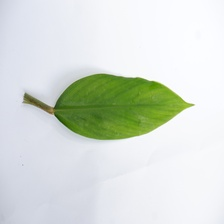
#> input picture dataset_augmented/test/Bangle/IMG_001.JPG, 224 x 224 px
$ python -i augment_pipeline.py   (imports and definitions only)
#> lines starting #> are read from the running program, lines starting #| are printed output that depends on the picture
#> further down, picture is the input picture: PIL image 224x224 RGB; mean R, G, B 215.3, 222.5, 214.7
# utils/augment_pipeline.py
# ============================================================
#  PIPELINE AUGMENTASI LENGKAP
#  Langkah 1 dari pipeline: jalankan SEBELUM training
#
#  Cara pakai:
#    python utils/augment_pipeline.py
#
#  Yang dilakukan:
#  1. Baca dataset asli dari SOURCE_DATASET_DIR (sudah per-spesies)
#  2. Split → train (70%) / val (15%) / test (15%)
#  3. Copy val & test apa adanya (TANPA augmentasi)
#  4. Augmentasi agresif pada train → AUGMENT_FACTOR x lipat
#  5. Simpan semua ke DATASET_AUGMENTED/
#
#  Output akhir:
#    dataset_augmented/
#      train/  ← sudah diaugmentasi (jauh lebih banyak)
#      val/    ← asli, tidak diaugmentasi
#      test/   ← asli, tidak diaugmentasi
# ============================================================

import os, sys, shutil, random, time
from pathlib import Path
from PIL import Image, ImageEnhance, ImageFilter
import numpy as np

sys.path.insert(0, os.path.dirname(os.path.dirname(os.path.abspath(__file__))))
from config import (SOURCE_DATASET_DIR, DATASET_AUGMENTED,
                    TRAIN_DIR, VAL_DIR, TEST_DIR,
                    TRAIN_RATIO, VAL_RATIO, TEST_RATIO,
                    AUGMENT_FACTOR, AUGMENT_SEED, IMAGE_SIZE,
                    ALLOWED_EXTENSIONS)

# [2 lines not run here, left out]


# ─────────────────────────────────────────────────────────────────────────────
#  TRANSFORMASI AUGMENTASI
#  Dirancang khusus untuk foto daun tanaman herbal:
#  - Background putih (seperti kondisi Anda di Bedugul)
#  - Foto depan + belakang daun
#  - Variasi cahaya lapangan (bukan studio gelap)
# ─────────────────────────────────────────────────────────────────────────────

def random_augment(img: Image.Image) -> Image.Image:
    """Terapkan augmentasi acak pada satu gambar PIL."""

    # 1. Resize sedikit over-size dulu (untuk crop)
    over = int(IMAGE_SIZE * 1.15)
    img = img.resize((over, over), Image.LANCZOS)

    # 2. Random crop ke IMAGE_SIZE
    left = random.randint(0, over - IMAGE_SIZE)
    top  = random.randint(0, over - IMAGE_SIZE)
    img  = img.crop((left, top, left + IMAGE_SIZE, top + IMAGE_SIZE))
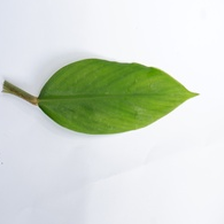
#> img: PIL image 224x224 RGB; mean R, G, B 210.4, 219, 206.4

    # 3. Flip horizontal (daun bisa dari kiri/kanan)
    if random.random() > 0.5:
        img = img.transpose(Image.FLIP_LEFT_RIGHT)

    # 4. Flip vertikal (foto depan ↔ belakang daun di Anda)
    if random.random() > 0.5:
        img = img.transpose(Image.FLIP_TOP_BOTTOM)
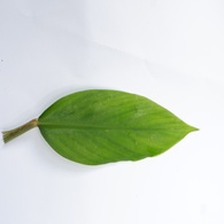
#> img: PIL image 224x224 RGB; mean R, G, B 210.4, 219, 206.4

    # 5. Rotasi bebas 0–360° (tanaman di lapangan bisa miring ke mana saja)
    angle = random.uniform(0, 360)
    img   = img.rotate(angle, expand=False, fillcolor=(255, 255, 255))  # Fill putih
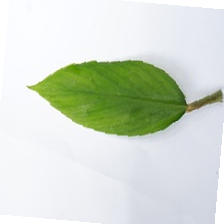
#> img: PIL image 224x224 RGB; mean R, G, B 211.3, 219.8, 207

    # 6. Brightness — simulasi variasi cahaya matahari Bedugul (pagi vs siang)
    factor = random.uniform(0.65, 1.40)
    img = ImageEnhance.Brightness(img).enhance(factor)
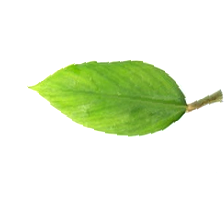
#> img: PIL image 224x224 RGB; mean R, G, B 232.9, 242.1, 219.8

    # 7. Contrast — variasi foto lapangan
    factor = random.uniform(0.75, 1.35)
    img = ImageEnhance.Contrast(img).enhance(factor)
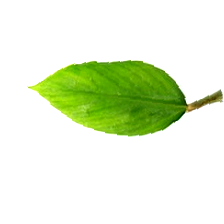
#> img: PIL image 224x224 RGB; mean R, G, B 228.1, 239.6, 212.5

    # 8. Saturation/Color — variasi warna
    factor = random.uniform(0.70, 1.30)
    img = ImageEnhance.Color(img).enhance(factor)
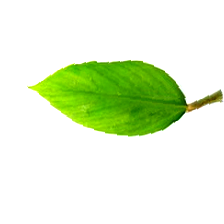
#> img: PIL image 224x224 RGB; mean R, G, B 226.6, 241.3, 210.9

    # 9. Sharpness — simulasi fokus sedikit berbeda
    factor = random.uniform(0.5, 1.8)
    img = ImageEnhance.Sharpness(img).enhance(factor)

    # 10. Gaussian blur ringan (probabilitas 35%)
    if random.random() > 0.65:
        radius = random.uniform(0.3, 1.2)
        img = img.filter(ImageFilter.GaussianBlur(radius=radius))

    # 11. Random noise ringan (simulasi sensor kamera)
    if random.random() > 0.70:
        arr   = np.array(img, dtype=np.int16)
        noise = np.random.randint(-12, 12, arr.shape, dtype=np.int16)
        arr   = np.clip(arr + noise, 0, 255).astype(np.uint8)
        img   = Image.fromarray(arr)

    # 12. Perspective warp ringan (sudut kamera sedikit berbeda)
    if random.random() > 0.60:
        img = _perspective_warp(img, strength=0.06)

    # 13. Cutout / Random Erasing (simulasi sebagian daun tertutup)
    if random.random() > 0.75:
        img = _cutout(img, n_holes=1, hole_size_ratio=0.10)

    # Pastikan ukuran akhir konsisten
    if img.size != (IMAGE_SIZE, IMAGE_SIZE):
        img = img.resize((IMAGE_SIZE, IMAGE_SIZE), Image.LANCZOS)

    return img


# [174 lines left out: functions _perspective_warp, _find_coeffs, _cutout, run_pipeline, not called in this run]


# [4 lines not run here, left out]

>>> from PIL import Image
>>> picture = Image.open('../dataset_augmented/test/Bangle/IMG_001.JPG')
>>> result = random_augment(picture)

$ run again, on dataset_augmented/test/Dadap/IMG_008.JPG
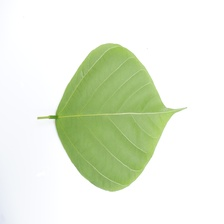
#> input picture dataset_augmented/test/Dadap/IMG_008.JPG, 224 x 224 px
#> picture is the input picture: PIL image 224x224 RGB; mean R, G, B 229.3, 237.3, 219.3
#> in random_augment, `img = ImageEnhance.Contrast(img).enhance(factor)`:
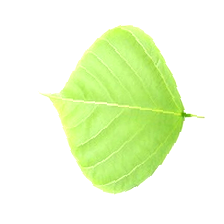
#> img: PIL image 224x224 RGB; mean R, G, B 235.6, 251.1, 211.9
#> in random_augment, `img = ImageEnhance.Color(img).enhance(factor)`:
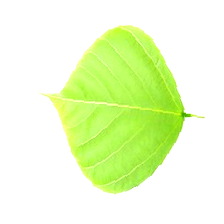
#> img: PIL image 224x224 RGB; mean R, G, B 233.7, 252.7, 203.3

$ run again, on dataset_augmented/test/Daun_Sendok/IMG_001.JPG
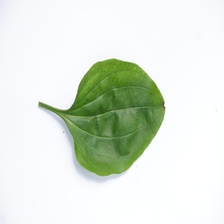
#> input picture dataset_augmented/test/Daun_Sendok/IMG_001.JPG, 224 x 224 px
#> picture is the input picture: PIL image 224x224 RGB; mean R, G, B 222.8, 230.8, 220.3
#> in random_augment, `img = ImageEnhance.Contrast(img).enhance(factor)`:
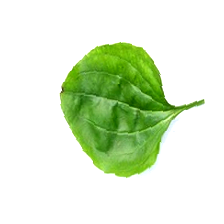
#> img: PIL image 224x224 RGB; mean R, G, B 220, 235.3, 207.7
#> in random_augment, `img = ImageEnhance.Color(img).enhance(factor)`:
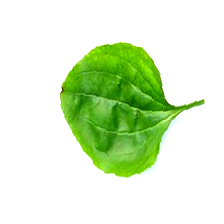
#> img: PIL image 224x224 RGB; mean R, G, B 217.8, 237.3, 203.5

$ run again, on dataset_augmented/test/Daun_Sendok/IMG_007.JPG
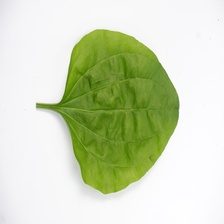
#> input picture dataset_augmented/test/Daun_Sendok/IMG_007.JPG, 224 x 224 px
#> picture is the input picture: PIL image 224x224 RGB; mean R, G, B 208, 217.7, 187.7
#> in random_augment, `img = ImageEnhance.Brightness(img).enhance(factor)`:
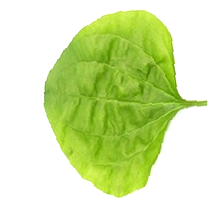
#> img: PIL image 224x224 RGB; mean R, G, B 215.5, 232.2, 178.5
#> in random_augment, `img = ImageEnhance.Color(img).enhance(factor)`:
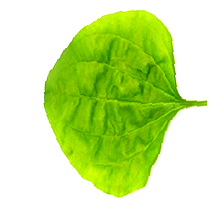
#> img: PIL image 224x224 RGB; mean R, G, B 206.4, 233.1, 159.8
